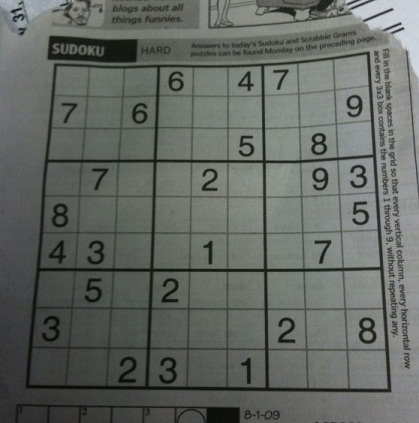
#> input picture images/sudoku1.jpg, 419 x 423 px
$ python sudoku_detector.py
#> lines starting #> are read from the running program, lines starting #| are printed output that depends on the picture; after the words box and inside, x2 and y2 are one past the last pixel; in counts of white or black regions, pixels touching at a corner belong together
import math
import numpy as np
import cv2

import pytesseract
from PIL import Image

def detect_fast(original):
    kernel = np.ones((3,3), dtype=np.uint8)

    orig = original.copy()
    image = cv2.cvtColor(original, cv2.COLOR_BGR2GRAY)


    #image = cv2.threshold(image, 0, 255, cv2.THRESH_OTSU)[1]
    image = cv2.adaptiveThreshold(image, 255, cv2.ADAPTIVE_THRESH_GAUSSIAN_C,\
            cv2.THRESH_BINARY, 15, 5)
    cv2.imshow("binary", image)

    close_kernel = cv2.getStructuringElement(cv2.MORPH_RECT, (3, 3))
    dilated = cv2.morphologyEx(image, cv2.MORPH_DILATE, close_kernel, iterations=1)
    cv2.imshow("dilated", dilated)

    kernel = cv2.getStructuringElement(cv2.MORPH_RECT, (5, 5))
    grad = cv2.morphologyEx(dilated, cv2.MORPH_GRADIENT, kernel)
    cv2.imshow("grad 2", grad)

    #grad = cv2.morphologyEx(grad, cv2.MORPH_OPEN, close_kernel, iterations=10)
    #cv2.imshow("opened 4", grad)
    result_images = []
    text_images = []

    #result_images.append(image)
    #result_images.append(grad)

    contours, _ = cv2.findContours(grad, cv2.RETR_LIST, cv2.CHAIN_APPROX_NONE)

    height, width = grad.shape[:2]
    digit_size = width / 10
    for c in contours:
        x, y, w, h = cv2.boundingRect(c)
        ratio = w / h
        max_size = max(w, h)
        min_size = min(w, h)
        if ratio < 0.25 or ratio > 4 or w > digit_size or h > digit_size or max_size < digit_size / 2 or min_size < digit_size / 4:
            continue
        img = image[y:y+h, x:x+w]
        border = 20
        img = cv2.copyMakeBorder(img, border, border, border, border, cv2.BORDER_CONSTANT, value=255)
        text_images.append(img)
        #cv2.imshow("img", img)
        #cv2.waitKey(500)
        cv2.rectangle(orig, (x, y), (x+w, y+h), (0, 255, 0), 1)

    cv2.imshow("digits", orig)

    texts = []
    tess_config = "-l eng --psm 10"
    #tess_config = "-l eng --psm 10 -c tessedit_char_whitelist=0123456789"

    for i, img in enumerate(text_images):
        #img = cv2.threshold(img, 0, 255, cv2.THRESH_OTSU)[1]
        result_images.append(img)
        filename = f"images/text_{i}.png"
        cv2.imwrite(filename, img)

        text = pytesseract.image_to_string(Image.open(filename), config=tess_config)
        if len(text) > 2:
            texts.append(text.lower())
        print(i, text)
    """
    return result_images, texts
    """

def distance(point1, point2):
    x1, y1 = point1
    x2, y2 = point2
    return math.hypot(x2-x1, y2-y1)

filename = "images/sudoku1.jpg"
image = cv2.imread(filename, cv2.IMREAD_ANYCOLOR)
#> image is the input picture: shape (423, 419, 3); mean B, G, R 98.9, 103.6, 99.4

#image = cv2.resize(image, None, fx=0.4, fy=0.4, interpolation=cv2.INTER_LANCZOS4)
original = image.copy()

gray = cv2.cvtColor(image, cv2.COLOR_BGR2GRAY)
gray = cv2.GaussianBlur(gray, (5, 5), 0)

canny1 = cv2.Canny(gray, 50, 150)
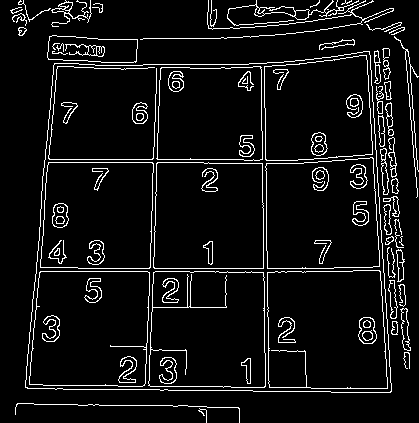
#> canny1: shape (423, 419); 7.2% white in thin lines or dots
#cv2.imshow("gray", gray)
cv2.imshow("canny1", canny1)

contours, _ = cv2.findContours(canny1, cv2.RETR_EXTERNAL, cv2.CHAIN_APPROX_SIMPLE)
#> contours = 41 contours, 19 with area under 20; largest, box (x1, y1, x2, y2) and area: (25, 51, 392, 393) 112048, (47, 35, 138, 63) 2048, (227, 0, 359, 26) 408, (400, 308, 411, 351) 226, (380, 148, 389, 195) 205

max_id = -1
max_area = 0
for i, c in enumerate(contours):
    area = cv2.contourArea(c)
    if area > max_area and area > 0:
        max_area = area
        max_id = i
#> this loop made 41 passes
#> (area, max_area) on passes 4, 5, 23: (65.5, 65.5), (226.5, 226.5), (112048.5, 112048.5)
#> area on passes 7, 8, 11, 14, 15, 16: 200.5, 161, 32, 156, 109.5, 75.5
#> after the loop, max_area = 112048.5; max_id = 22

if max_id >= 0:
    cv2.drawContours(image, contours, max_id, (0, 255, 0), thickness=1)
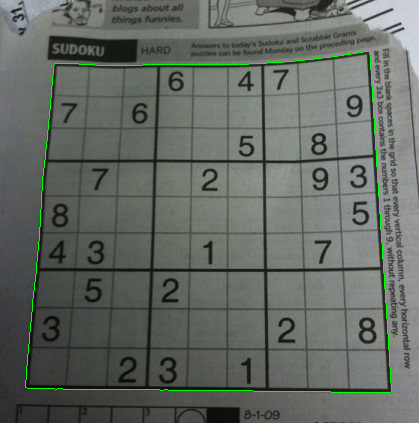
#> image: shape (423, 419, 3); 0.76% of pixels changed, all inside (x1, y1, x2, y2) = (25, 51, 392, 393)

    cnt = contours[max_id]
#> cnt = contour of 157 points, box (x1, y1, x2, y2) (25, 51, 392, 393), area 112048
    rect = cv2.minAreaRect(cnt)
#> rect = ((208, 221.5), (341, 366), -90)
    center, _, _ = rect
#> center = (208, 221.5)

    LT = (center[0], center[1])
#> LT = (208, 221.5)
    RT = (center[0], center[1])
#> RT = (208, 221.5)
    RB = (center[0], center[1])
#> RB = (208, 221.5)
    LB = (center[0], center[1])
#> LB = (208, 221.5)
    cx, cy = center
#> cx = 208; cy = 221.5
    for point in cnt:
        x, y = point[0]
        d = distance((x, y), center)
        # LT
        if x <= cx and y <= cy and d > distance(LT, center):
            LT = (x, y)
        # RT
        if x > cx and y <= cy and d > distance(RT, center):
            RT = (x, y)
        # RB
        if x > cx and y > cy and d > distance(RB, center):
            RB = (x, y)
        # LB
        if x <= cx and y > cy and d > distance(LB, center):
            LB = (x, y)
#> this loop made 157 passes
#> (x, y, d) on passes 1 to 12: (363, 51, 230.4), (362, 52, 229), (357, 52, 225.7), (356, 53, 224.3), (351, 53, 221), (350, 54, 219.6), (344, 54, 215.8), (343, 55, 214.4), (338, 55, 211.2), (337, 56, 209.8), (331, 56, 206.2), (330, 57, 204.8)
#> point on passes 59 to 60: [[41, 191]], [[41, 208]]

    cv2.circle(image, (int(cx), int(cy)), 3, (0, 255, 0), thickness=2)
#> image: shape (423, 419, 3); 0.03% of pixels changed, all inside (x1, y1, x2, y2) = (204, 217, 213, 226)

    cv2.circle(image, LT, 3, (0, 255, 255), thickness=2)
#> image: shape (423, 419, 3); mean B, G, R 98.3, 105, 98.8
    cv2.circle(image, RT, 3, (0, 255, 255), thickness=2)
#> image: shape (423, 419, 3); mean B, G, R 98.2, 105.1, 98.9
    cv2.circle(image, RB, 3, (0, 255, 255), thickness=2)
#> image: shape (423, 419, 3); mean B, G, R 98.2, 105.1, 98.9
    cv2.circle(image, LB, 3, (0, 255, 255), thickness=2)
#> image: shape (423, 419, 3); mean B, G, R 98.2, 105.2, 99
    maxWidth = 400
    maxHeight = 400
    src = np.array(
        [
            [LT[0], LT[1]],
            [RT[0], RT[1]],
            [RB[0], RB[1]],
            [LB[0], LB[1]]
        ], dtype = "float32")
    dst = np.array(
        [
            [0, 0],
            [maxWidth - 1, 0],
            [maxWidth - 1, maxHeight - 1],
            [0, maxHeight - 1]
        ], dtype = "float32")
    # src (54, 63) (369, 51) (391, 391) (25, 387)
    # dst (0, 0)   (399, 0)  (399, 399) (0, 399)
    M = cv2.getPerspectiveTransform(src, dst)
    warped = cv2.warpPerspective(original, M, (maxWidth, maxHeight))
    cv2.imshow("warped", warped)

    #result, texts = detect_fast(warped)
    detect_fast(warped)
#> in detect_fast, `image = cv2.adaptiveThreshold(image, 255, cv2.ADAPTIVE_THRESH_GAUSSIAN..`:
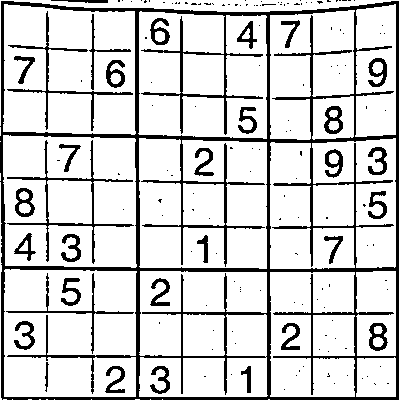
#> image: shape (400, 400); 82.9% white; 164 black regions (131 under 20 px), largest, box (x1, y1, x2, y2) and area: (0, 1, 399, 400) 18094, (7, 140, 134, 264) 1096, (7, 11, 133, 131) 868
#> in detect_fast, `dilated = cv2.morphologyEx(image, cv2.MORPH_DILATE, close_kernel, iter..`:
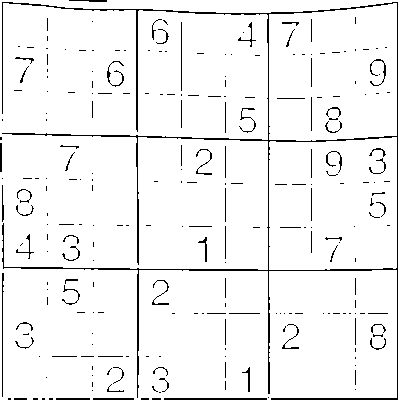
#> dilated: shape (400, 400); 95.1% white; black in thin lines or dots
#> in detect_fast, `grad = cv2.morphologyEx(dilated, cv2.MORPH_GRADIENT, kernel)`:
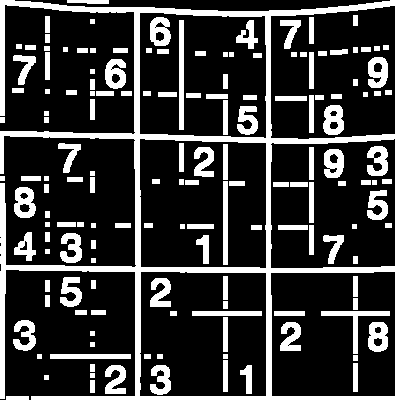
#> grad: shape (400, 400); 22.7% white; 154 white regions, largest, box (x1, y1, x2, y2) and area: (0, 0, 400, 400) 16303, (179, 20, 184, 130) 550, (321, 311, 390, 354) 535
#> the loop in detect_fast, `for c in contours:` made 177 passes
#> c on pass 17: [[287, 345], [288, 344], [289, 345], [288, 346]]
#> after the loop in detect_fast, `for c in contours:`:
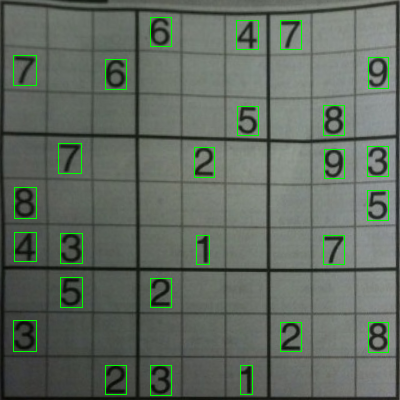
#> orig: shape (400, 400, 3); mean B, G, R 95.7, 105.9, 96.5
#> in detect_fast, `cv2.imwrite(filename, img)`:
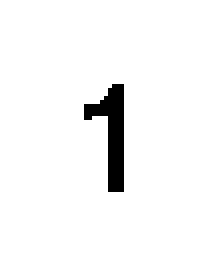
#> saved as text_0.png: shape (69, 52) (shown 4 times larger); 96.4% white; 1 black region, box (x1, y1, x2, y2) and area: (21, 21, 31, 48) 130
#> (the call stopped at in detect_fast, `text = pytesseract.image_to_string(Image.open(filename), config=tess_c..`: pytesseract is not available in this run)


cv2.imshow("image", image)

cv2.waitKey()
